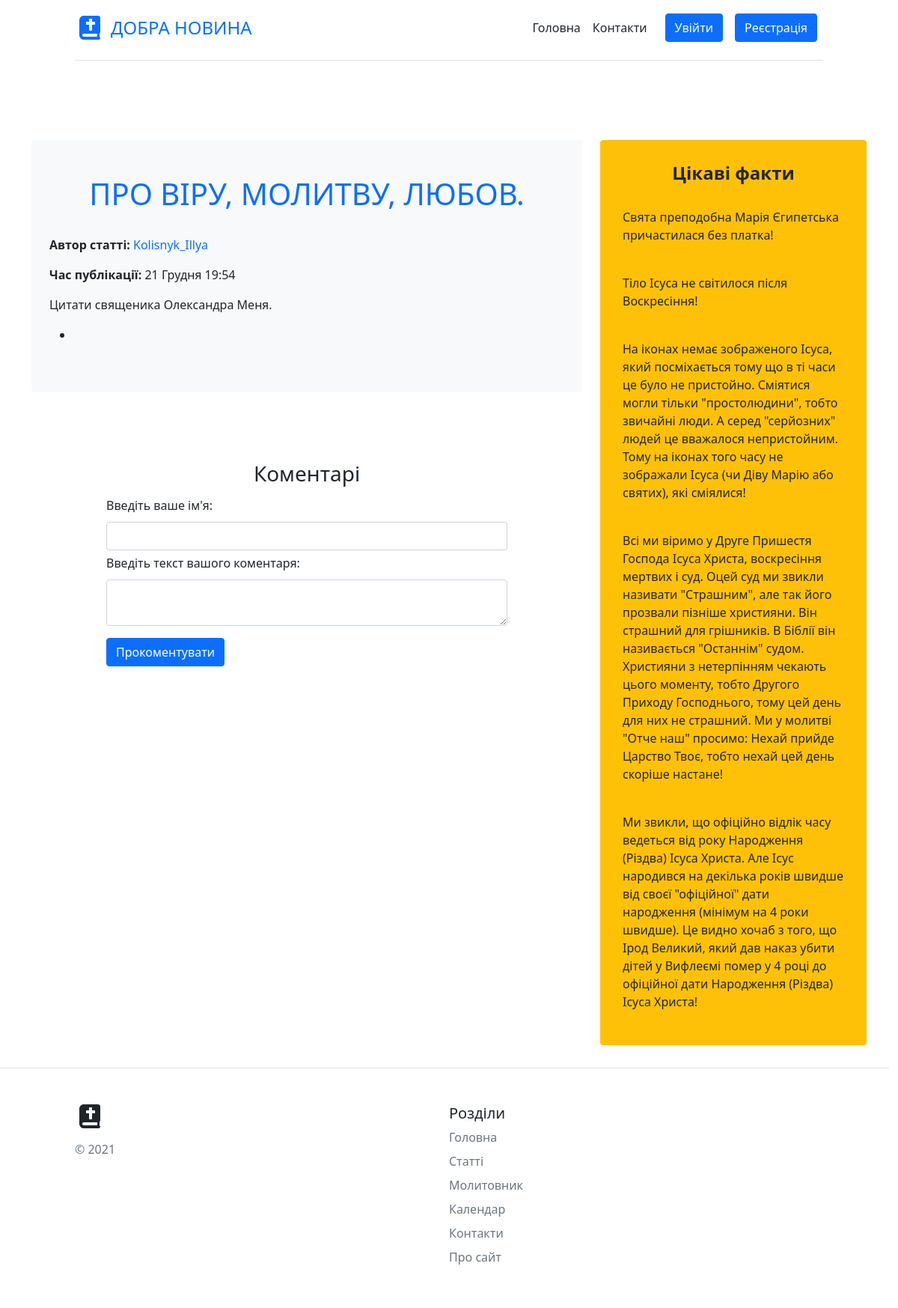
The page /news.php?id=7 on the database its author committed.
### tables this page shows
CREATE TABLE `articles` (
  `id` int UNSIGNED NOT NULL,
  `title` varchar(255) NOT NULL,
  `intro` text NOT NULL,
  `text` text NOT NULL,
  `date` int UNSIGNED NOT NULL,
  `avtor` varchar(20) NOT NULL
);

### news.php (the view, shortened to what this page needs)
<!DOCTYPE html>
<html lang="ua">
<head>
    <?php
    require_once 'mysql_connect.php';
    $id = $_GET['id'];
    $sql = "SELECT * FROM `articles` WHERE `id` = :id";
    $query = $pdo->prepare($sql);
    $query->execute(['id' => $id]);
    $article = $query->fetch(PDO::FETCH_OBJ);
    require 'blocks/head.php';
    ?>
</head>
<body>
<?php require 'blocks/header.php'; ?>
<main class="container mt-5">
    <div class="row">
        <div class="col-md-8 core_site">
            <div class="container-fluid py-5 bg-light">
                <h1><?=$article->title?></h1><br>
                <p><b>Автор статті:</b> <span><?=$article->avtor?></p></span>
                <p><?php
                    $date = date('d ', $article->date);
                    $mounth = ["Січня", "Лютого", "Березня", "Квітня", "Травня", "Червня", "Липня", "Серпня", "Вересня", "Жовтня", "Листопада", "Грудня"];
                    $date .= $mounth[date('n', $article->date) - 1];
                    $date .= date(' H:i', $article->date);
                    echo '<b>Час публікації:</b> '.$date;
                ?></p>
                <p><?=$article->intro?></p>
                <p><?=$article->text?></p>
            </div>
            <form action="news.php?id=<?=$_GET['id']?>" method="post" id="commentForm">
                <h3 class="mt-2">Коментарі</h3>
                <label for="username">Введіть ваше ім'я:</label>
                <input type="text" name="username" id="username" class="form-control" value="<?php
                if (isset($_COOKIE['login']))
                    echo $_COOKIE['login'];
                ?>">
                <label for="message">Введіть текст вашого коментаря:</label>
                <textarea name="message" id="message" class="form-control"></textarea>
                <button type="submit" class="btn btn-primary mt-3" id="add_comment">Прокоментувати</button>
            </form>
        </div>
        <?php require 'blocks/aside.php'; ?>
</main>
<?php require 'blocks/footer.php'; ?>
</body>
</html>

### css/style.css (style rules this page uses)
main { margin-left: 0; margin-right: 0; }
label { margin-top: 5px; }
form { padding: 30px 100px 40px; }
.core_site { margin-bottom: 100px; }

### news.php (style rules this page uses)
h1, h3, h4 { text-align: center; }
h1 { color: #0d6efd; }
.container-fluid span { color: #0d6efd; }
label { margin-bottom: 10px; }
form { margin-top: 55px; }

### rows shown on the page
articles: title "ПРО ВІРУ, МОЛИТВУ, ЛЮБОВ.", avtor "Kolisnyk_Illya", date "21 Грудня 19:54", intro "Цитати священика Олександра Меня."
